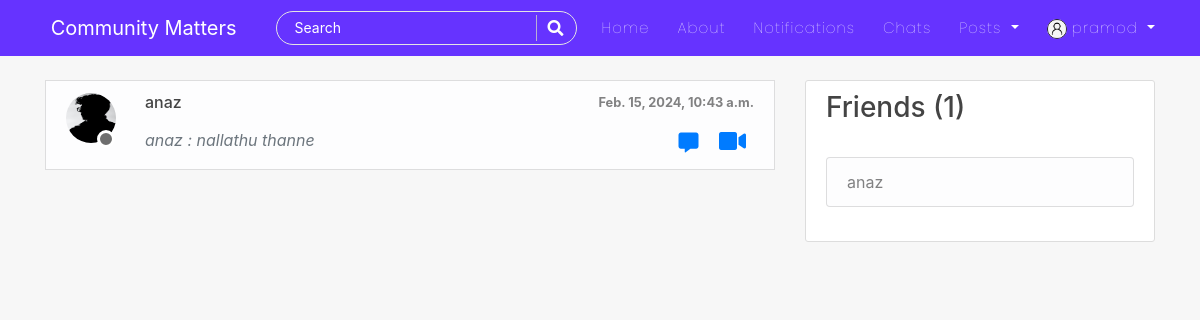
The page /chats/ (signed in) on the database its author committed.
### users/models.py (models this page shows, shortened)
class Profile(models.Model):
    user = models.OneToOneField(User, on_delete=models.CASCADE)
    is_online = models.BooleanField(default=False)
    following = models.ManyToManyField(User, related_name="following", blank=True)
    friends = models.ManyToManyField(User, related_name='my_friends', blank=True)
    bio = models.CharField(default="",blank=True,null=True,max_length=350)
    date_of_birth = models.CharField(blank=True,max_length=150)
    updated = models.DateTimeField(auto_now=True)
    created = models.DateTimeField(auto_now_add=True)
    image = models.ImageField(default='default.jpg', upload_to='profile_pics',blank=True, null=True)

### chat/models.py (models this page shows, shortened)
class Room(models.Model):
    room_id = models.AutoField(primary_key=True)
    author = models.ForeignKey(User, related_name='author_room', on_delete=models.CASCADE)
    friend = models.ForeignKey(User, related_name='friend_room', on_delete=models.CASCADE)
    created = models.DateTimeField(auto_now_add=True)

class Chat(models.Model):
    room_id = models.ForeignKey(Room, on_delete=models.CASCADE, related_name='chats')
    author = models.ForeignKey(User, on_delete=models.CASCADE, related_name='author_msg')
    friend = models.ForeignKey(User, on_delete=models.CASCADE, related_name='friend_msg')
    text = models.CharField(max_length=300)
    date = models.DateTimeField(auto_now_add=True)
    has_seen = models.BooleanField(default=False)

### chat/views.py (the view)
# urls.py: path('', views.room_enroll, name='room-enroll'),
@login_required
def room_enroll(request):
    friends = FriendList.objects.filter(user=request.user)[0].friends.all()
    all_rooms = Room.objects.filter(
        Q(author=request.user) | Q(friend=request.user)
    ).order_by('-created')
    context = {
        'all_rooms':all_rooms,
        'all_friends':friends,
    }
    return render(request, 'chat/join_room.html', context)

### chat/templates/chat/join_room.html (shortened to what this page needs)
{% extends 'blog/base.html' %}
{% load crispy_forms_tags %}
{% load humanize %}
{% block content %}
<div class="col-md-8">
    <div class="px-0">
        <div class="bg-white">
        <div class="">
            <div class="list-group rounded-0">
            {% for friend in all_rooms %}
            {% if friend.friend == request.user %}
                <div class="list-group-item list-group-item-action list-group-item-light rounded-0">
                    <div class="media">
                        <div class="img-cont2">
                            <img src="{{friend.author.profile.image.url}}" alt="room" width="50" height="50" class="rounded-circle">
                            {% if friend.friend.profile.is_online %}
                                <span class="online-circle2"></span>
                            {% else %}
                                <span class="offline-circle2"></span>
                            {% endif %}
                        </div>
                        <div class="media-body ml-4">
                            <div class="d-flex align-items-center justify-content-between mb-3">
                                <h6 class="mb-0">
                                    {{friend.author}}
                                </h6>
                                <small class="small font-weight-bold">{{friend.chats.all.last.date}}</small>
                            </div>
                            <p class="font-italic text-muted mb-0 text-small d-inline">
                                {% if friend.chats.all.last.text %}
                                    {% if friend.chats.all.last.author == request.user %}
                                        You : {{friend.chats.all.last.text|truncatechars_html:"30"}}
                                    {% else %}
                                        {{friend.chats.all.last.author}} : {{friend.chats.all.last.text|truncatechars_html:"30"}}
                                    {% endif %}
                                {% endif %}
                            </p>
                            <div class="float-right d-inline">
                                <a class="p-2 h5" href="{% url 'room-choice' friend.author.pk %}"><i class="fas fa-comment-alt"></i></a>
                                <a style="cursor:pointer;" class="p-2 h4" onclick="handleVCRedirect('{{friend.author.pk}}','{{request.user.username}}')"><i class="fas fa-video"></i></a>
                            </div>
                        </div>
                    </div>
                </div>
            {% else %}
                <div class="list-group-item list-group-item-action list-group-item-light rounded-0">
                    <div class="media">
                        <div class="img-cont2">
                            <img src="{{friend.friend.profile.image.url}}" alt="room" width="50" height="50" class="rounded-circle">
                            {% if friend.friend.profile.is_online %}
                                <span class="online-circle2"></span>
                            {% else %}
                                <span class="offline-circle2"></span>
                            {% endif %}
                        </div>
                        <div class="media-body ml-4">
                            <div class="d-flex align-items-center justify-content-between mb-3">
                                <h6 class="mb-0">
                                    {{friend.friend}}
                                </h6>
                                <small class="small font-weight-bold">{{friend.chats.all.last.date}}</small>
                            </div>
                            <p class="font-italic text-muted mb-0 text-small d-inline">
                                {% if friend.chats.all.last.text %}
                                    {% if friend.chats.all.last.author == request.user %}
                                        You : {{friend.chats.all.last.text|truncatechars_html:"30"}}
                                    {% else %}
                                        {{friend.chats.all.last.author}} : {{friend.chats.all.last.text|truncatechars_html:"30"}}
                                    {% endif %}
                                {% endif %}
                            </p>
                            <div class="float-right d-inline">
                                <a class="p-2 h5" href="{% url 'room-choice' friend.friend.pk %}"><i class="fas fa-comment-alt"></i></a>
                                <a style="cursor:pointer;" class="p-2 h4" onclick="handleVCRedirect('{{friend.friend.pk}}','{{request.user.username}}')"><i class="fas fa-video"></i></a>
                            </div>
                        </div>
                    </div>
                </div>
            {% endif %}
            {% endfor %}
            </div>
        </div>
        </div>
    </div>
<br>
</div>
<br>
<div class="col-md-4">
    <div class="content-section">
        <h3>Friends ({{all_friends.count}})</h3>
        <br>
            <ul class="list-group">
                {% for frnd in all_friends %}
                    <li class="list-group-item list-group-item-light">{{frnd}}</li>
                {% endfor %}
            </ul>
        <br>
    </div>
</div>
{% endblock %}

### blog/templates/blog/navbar.html (shortened to what this page needs)
<nav class="navbar navbar-expand-lg navbar-dark bg-steel fixed-top">
    <div class="container">
      <a class="navbar-brand mr-4 pr-3" href="/"><img src="https://e7.pngegg.com/pngimages/359/743/png-clipart-logo-community-text-logo-thumbnail.png" width="50px" alt=""> Community Matters</a>
      <div class="collapse navbar-collapse" id="navbarToggle">
        <div class="navbar-nav mr-auto">
          <div id="searchbar" >
            <form method="GET" action="/search">
              <input required name="query" id="search" type="text" placeholder="Search">
              <button class="search-btn" type="submit"><i class="fas fa-search"></i></button>
            </form>
          </div>
        </div>
        <div class="navbar-nav">
          <a class="nav-item nav-link" href="{% url 'blog-home' %}">Home</a>
          <a class="nav-item nav-link" href="{% url 'blog-about' %}">About</a>
          {% if user.is_authenticated %}
          <a class="nav-item nav-link" href="{% url 'show-notifications' %}">Notifications</a>
          <a class="nav-item nav-link" href="{% url 'room-enroll' %}">Chats</a>
          <div class="dropdown">
            <a class="dropdown-toggle nav-link" href="#" role="button" id="dropdownMenuLink1" data-toggle="dropdown" aria-haspopup="true" aria-expanded="false">
              Posts
            </a>
          </div>
          {% endif %}
          {% if user.is_authenticated %}
            <div class="dropdown">
              <a class="dropdown-toggle nav-link" href="#" role="button" id="dropdownMenuLink2" data-toggle="dropdown" aria-haspopup="true" aria-expanded="false">
                <img class="rounded-circle" style="height: 20px; width: 20px;" src="{{user.profile.image.url}}" alt="">&nbsp;{{user|truncatechars:"10"}}
              </a>
            </div>
          {% else %}
            <a class="nav-item nav-link" href="{% url 'account_login' %}">Login</a>
            <a class="nav-item nav-link" href="{% url 'register' %}">Register</a>
          {% endif %}
        </div>
      </div>
    </div>
</nav>

### blog/static/blog/main.css (style rules this page uses)
body { background: #f7f7f7; color: #333333; margin-top: 5rem; scroll-behavior: smooth; }
h1, h2, h3, h4, h5, h6 { color: #444444; }
ul { margin: 0; }
.bg-steel { background: #6633FF; }
.site-header .navbar-nav .nav-link { color: #ffffff; font-family:'Poppins'; font-weight: 100; margin: 0px 6px; font-size: 15px; letter-spacing: 1px; }
.content-section { background: #ffffff; padding: 10px 20px; border: 1px solid #dddddd; border-radius: 3px; margin-bottom: 20px; }
.img-cont2 { height: 55px; width: 55px; position: relative; }
.offline-circle2 { width: 18px; height: 18px; border-radius: 50%; background-color:#6e6e6e; border: 3px solid white; bottom: 0; right: 6px; position: absolute; }
#searchbar form { width: auto; display: flex; flex-direction: row; border-radius: 50px; padding: 3px 15px; background-color: transparent; border: 1px solid #e4e4e4; margin-right: 10px; }
#searchbar form input::placeholder { color: #fff; font-size: 14px; }
#searchbar form input { border: none; outline: none; color: #fff; font-size: 15px; flex: 1; background-color:transparent; }
.search-btn { color:#fff; border: none; width: 25px; padding-left: 10px; border-left: 1px solid rgba(202, 202, 202, 0.829); outline: none; background-color: transparent; }
.search-btn i { font-size: 16px; }

### rows shown on the page
Room: friend.profile.image (picture), friend "anaz", chats.all.last "Feb. 15, 2024, 10:43 a.m.", chats.all.last.author "anaz", chats.all.last.text "nallathu thanne"

### other values the page prints
{{ user|truncatechars:"10" }} "pramod"
{{ all_friends.count }} "1"
{{ frnd }} "anaz"
